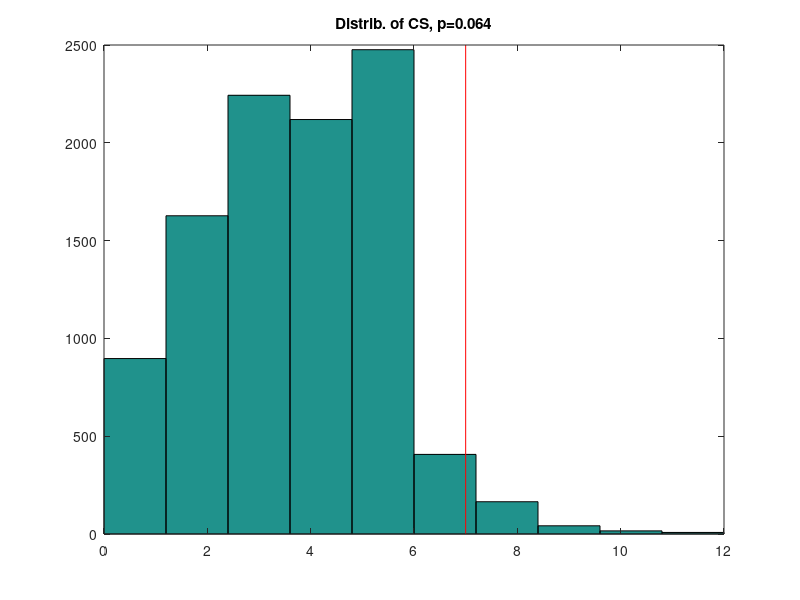
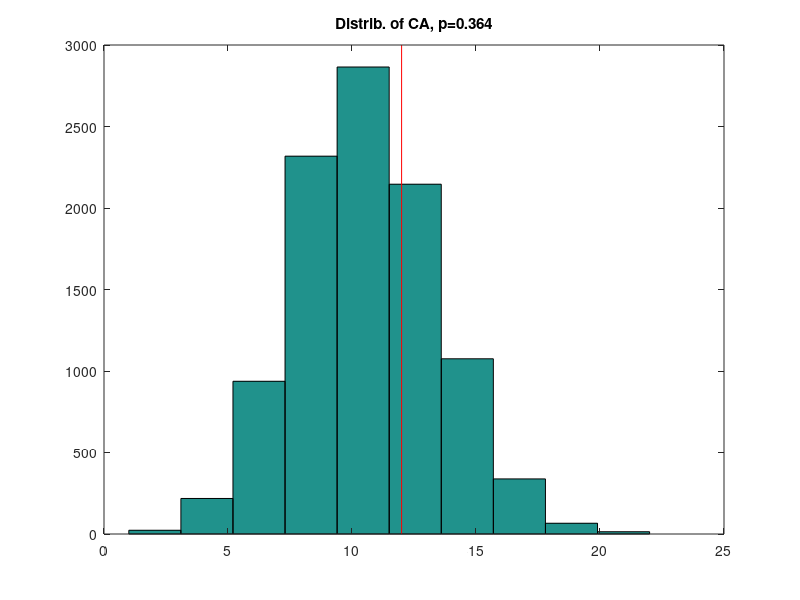
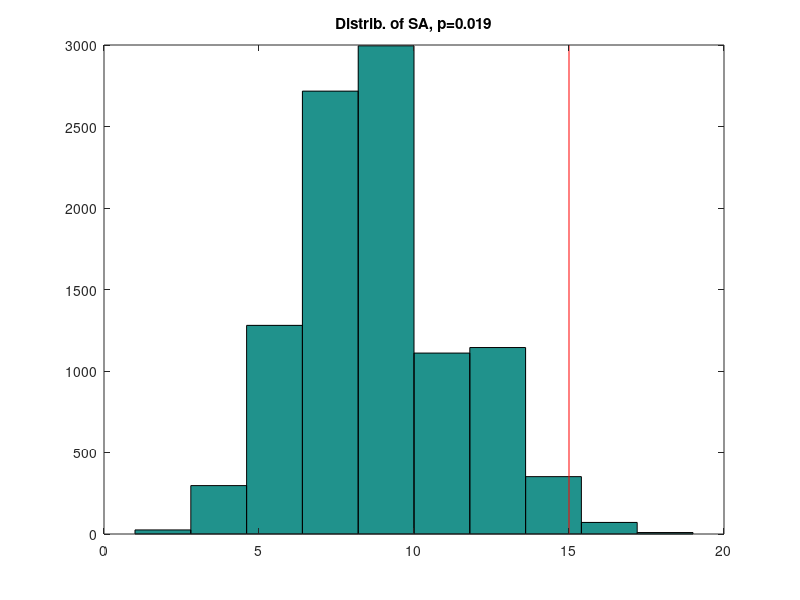

Write the MATLAB code that produced these figures, in order.
N = 480;
C = 46;
S = 39;
CS = 7;

sim_CS = [];
for sim = 1:10000
    sim_C = randperm(N) <= C;
    sim_S = randperm(N) <= S;
    sim_CS(sim) = sum(sim_C .* sim_S);
end

figure;
hist(sim_CS, 10); 
v = axis; hold all; 
plot(CS*[1 1], v(3:4), 'r-');

p = mean(sim_CS >= CS);
title(sprintf('Distrib. of CS, p=%4.3f', p));

%% color vs. axis

N = 480;
C = 46;
A = 111;
CA = 12;

sim_CA = [];
for sim = 1:10000,
    sim_C = (randperm(N) <= C);
    sim_A = (randperm(N) <= A);
    sim_CA(sim) = sum(sim_C .* sim_A);
end

figure;
hist(sim_CA, 10); 
v = axis; hold all; 
plot(CA*[1 1], v(3:4), 'r-');

p = mean(sim_CA >= CA);
title(sprintf('Distrib. of CA, p=%4.3f', p));

%% color vs. shape

N = 480;
S = 39;
A = 111;
SA = 15;

sim_SA = [];
for sim = 1:10000,
    sim_S = (randperm(N) <= S);
    sim_A = (randperm(N) <= A);
    sim_SA(sim) = sum(sim_S .* sim_A);
end

figure;
hist(sim_SA, 10); 
v = axis; hold all; 
plot(SA*[1 1], v(3:4), 'r-');

p = mean(sim_SA >= SA);
title(sprintf('Distrib. of SA, p=%4.3f', p));
